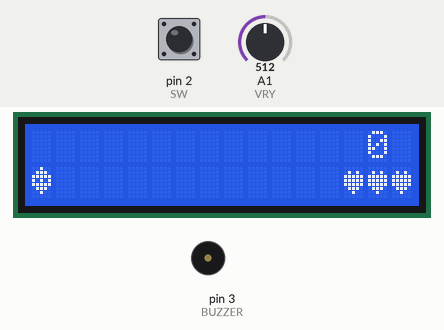
Recording of a sketch running on a simulated Arduino Uno, built with avr-gcc and run on an emulated ATmega328P. On the bench: 16×2 character LCD, buzzer (waves = sounding). The inputs (shaded band) are chosen by the test bench; at power-on: A1 (VRY) = 512, pin 2 (SW) HIGH. Random numbers use the default seed unless the sketch sets one.

Above: at 2.4 s.
At 3.5 s:
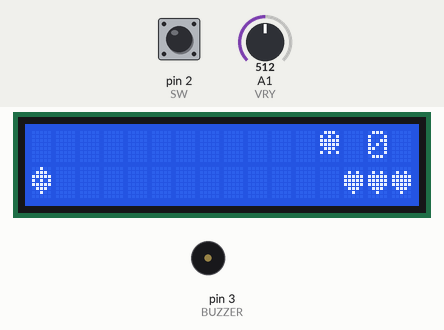
3.6 s: A1 (VRY) set to 361
5.3 s: A1 (VRY) set to 341
At 5.8 s:
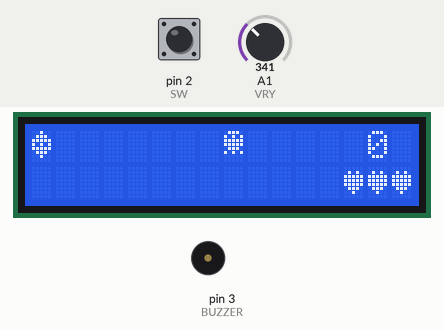
8.3 s: pin 2 (SW) pulled LOW for 0.15 s
At 9.7 s:
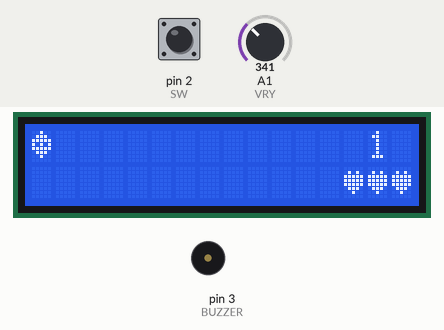
9.9 s: pin 2 (SW) pulled LOW for 1 s
At 11.9 s:
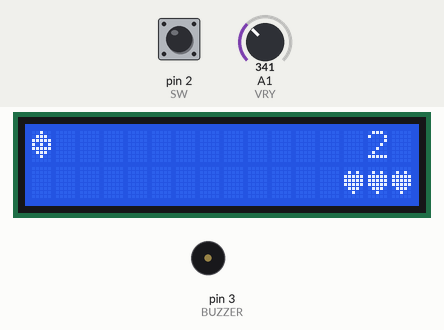
12.4 s: A1 (VRY) set to 691
14.2 s: A1 (VRY) set to 710
At 28.3 s:
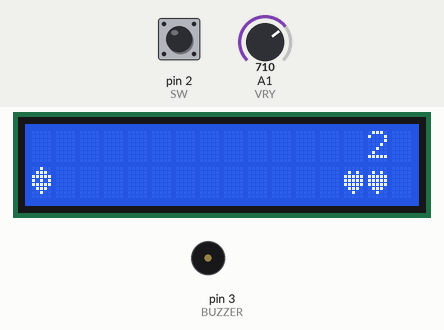
Timing chart, 0 to 28.8 s (numbered marks = the images above; inputs shaded):
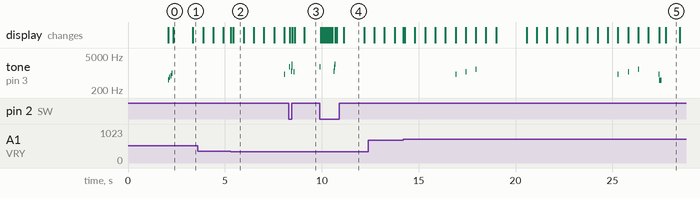

Measured:
- the behaviour switches between 350 and 349 on A1 (VRY) (found by bisection; images 1 and 2)
- the behaviour switches between 700 and 701 on A1 (VRY) (found by bisection; images 4 and 5)
- after the input at 9.9 s, tone on pin 3 (BUZZER): plays 1800 Hz for 0.04 s, 1200 Hz for 0.02 s, 1700 Hz for 0.02 s, 2300 Hz for 0.03 s, starting at once
- what the display in image 0 shows lasts 1.0 s, from 2.3 s to 3.3 s
- what the display in image 2 shows lasts 0.6 s, from 5.4 s to 6.0 s
- what the display in image 5 shows lasts 0.8 s, from 27.7 s to 28.5 s

The sketch:

SpaceShooter_V1.0.ino
```cpp
#include <LiquidCrystal.h>
#include <EEPROM.h>

LiquidCrystal lcd(7,8,9,10,11,12);

// ---------------- PINS ----------------
const int VRY = A1;
const int SW  = 2;
const int BUZZER = 3;

// ---------------- CONSTANTS ----------------
const byte PLAYER_COL = 0;
const byte MAX_COL = 15;

// ---------------- PLAYER ----------------
byte playerRow = 1;

// ---------------- ENEMY ----------------
byte enemyRow = 0;
int enemyCol = 15;

byte enemyType = 0;      // 0=Scout 1=Fast 2=Tank
byte enemyHealth = 1;

const int bossSpeed = 700;
unsigned long bossTimer = 0;

// ---------------- BULLET ----------------
bool bulletActive = false;
byte bulletRow = 0;
int bulletCol = 1;

// ---------------- GAME ----------------
int score = 0;
int highScore = 0;
byte lives = 3;

bool gameOver = false;
bool explosion = false;

bool invincible = false;
unsigned long invincibleTimer = 0;
const int INVINCIBLE_TIME = 1000;

// ---------------- BOSS ----------------
bool bossActive = false;
byte bossHealth = 7;
int bossCol = 15;
const byte BOSS_MAX_HEALTH = 7;
int nextBossScore = 25;

// ---------------- SPEED ----------------
int enemySpeed = 500;
const int bulletSpeed = 70;

// ---------------- TIMERS ----------------
unsigned long enemyTimer = 0;
unsigned long bulletTimer = 0;
unsigned long explosionTimer = 0;

// ---------------- SCREEN BUFFER ----------------
char screenBuffer[2][16];
char previousBuffer[2][16];

// ---------------- CUSTOM CHARACTERS ----------------

// Ship
byte ship[8]={
B00100,
B01110,
B11111,
B10101,
B11111,
B01110,
B00100,
B00000
};

// Alien
byte alien[8]={
B01110,
B10101,
B11111,
B11111,
B01110,
B10101,
B00000,
B00000
};

// Heart
byte heart[8]={
B00000,
B01010,
B11111,
B11111,
B11111,
B01110,
B00100,
B00000
};

// Explosion
byte boom[8]={
B00100,
B10101,
B01110,
B11111,
B01110,
B10101,
B00100,
B00000
};

byte fastAlien[8] = {
B00100,
B01110,
B11111,
B10101,
B11111,
B00100,
B01010,
B00000
};

byte tankAlien[8] = {
B11111,
B11111,
B10101,
B11111,
B11111,
B10101,
B11111,
B00000
};

byte damagedTank[8] = {
B11111,
B11011,
B10001,
B11111,
B10101,
B11011,
B11111,
B00000
};

void splashScreen(){

lcd.clear();

lcd.setCursor(1,0);
lcd.print("SPACE SHOOTER");

lcd.setCursor(4,1);
lcd.print("by Dhruv");

delay(2000);

lcd.clear();
}

void resetGame(){

score=0;
lives=3;
enemySpeed=500;

playerRow=1;

bulletActive=false;

gameOver=false;

explosion=false;

enemyCol=15;
enemyRow=random(0,2);

}

void spawnEnemy() {

  if (!bossActive && score >= nextBossScore) {
    bossActive = true;
    bossHealth = 7;
    bossCol = 15;

    nextBossScore += 25;
}

  enemyCol = 15;

  // 60% chance to spawn in the player's lane
  if (random(100) < 60)
    enemyRow = playerRow;
  else
    enemyRow = random(0, 2);

  int r = random(100);

  if (r < 60) {

    enemyType = 0;
    enemyHealth = 1;

  }
  else if (r < 90) {

    enemyType = 1;
    enemyHealth = 1;

  }
  else {

    enemyType = 2;
    enemyHealth = 2;

  }

}
void readJoystick(){

int y=analogRead(VRY);

if(y<350)
playerRow=0;

if(y>700)
playerRow=1;

}

void fireBullet(){

static bool previous=HIGH;

bool current=digitalRead(SW);

if(previous==HIGH && current==LOW && !bulletActive){

bulletActive=true;
bulletRow=playerRow;
bulletCol=1;

fireSound();

}

previous=current;

}

void setup(){

lcd.begin(16,2);

clearBuffer();
for(int r=0;r<2;r++)
  for(int c=0;c<16;c++)
    previousBuffer[r][c]='?';

lcd.createChar(0,ship);
lcd.createChar(1,alien);
lcd.createChar(2,heart);
lcd.createChar(3,boom);
lcd.createChar(4, fastAlien);
lcd.createChar(5, tankAlien);
lcd.createChar(6, damagedTank);

pinMode(SW,INPUT_PULLUP);
pinMode(BUZZER,OUTPUT);

randomSeed(analogRead(A5));

EEPROM.get(0,highScore);

if(highScore<0 || highScore>999)
highScore=0;

splashScreen();
startSound();
resetGame();

}

void fireSound() {
  tone(BUZZER, 1800, 30);
  delay(15);
  tone(BUZZER,1800,20);
}

void hitSound() {

  tone(BUZZER, 1200, 20);
  delay(20);

  tone(BUZZER, 1700, 20);
  delay(20);

  tone(BUZZER, 2300, 30);
}

void damageSound() {

  tone(BUZZER, 900, 40);
  delay(45);

  tone(BUZZER, 500, 120);
}

void gameOverSound() {

  for (int f = 1000; f >= 200; f -= 40) {
    tone(BUZZER, f, 15);
    delay(15);
  }
}

void startSound() {

  int notes[] = {523, 659, 784, 988};

  for (byte i = 0; i < 4; i++) {
    tone(BUZZER, notes[i], 50);
    delay(60);
  }
}

void moveBullet() {

  if (!bulletActive) return;

  if(bossActive && bulletCol==bossCol){
    bulletActive=false;
    bossHealth--;
    hitSound();
    if(bossHealth==0){
      bossActive=false;
      explosion=true;
      explosionTimer=millis();
      enemyRow=0; enemyCol=bossCol;
      score+=5;
      spawnEnemy();
    }
    return;
  }

  if (millis() - bulletTimer >= bulletSpeed) {

    bulletTimer = millis();

    bulletCol++;

    if (bulletCol > MAX_COL) {
      bulletActive = false;
    }
  }
}

void moveEnemy(){

  if(bossActive){
    if(millis()-enemyTimer<700) return;
    enemyTimer=millis();
    bossCol--;
    tone(BUZZER,500,40);
    if(bossCol<0){
      bossActive=false;
      if(!invincible){
        lives--;
        damageSound();
        invincible=true;
        invincibleTimer=millis();
        if(lives==0){ gameOver=true; return; }
      }
      spawnEnemy();
    }
    return;
  }

  int speed = enemySpeed;

  if(enemyType == 1)
      speed = enemySpeed * 0.7;

  if(millis() - enemyTimer < speed)
      return;

  enemyTimer = millis();

  enemyCol--;

    if(enemyCol == 3) tone(BUZZER,900,30);
    else if(enemyCol == 2) tone(BUZZER,1100,30);
    else if(enemyCol == 1) tone(BUZZER,1400,40);

  if(enemyCol < 0){

      if(!invincible && enemyRow == playerRow){

          lives--;
          damageSound();
          invincible = true;
          invincibleTimer = millis();

          if(lives == 0){

              gameOver = true;
              return;
          }

      }

      spawnEnemy();
  }

}

void checkCollision() {

  if (!bulletActive) return;

  if(bossActive && bulletCol==bossCol){
    bulletActive=false;
    bossHealth--;
    hitSound();
    if(bossHealth==0){
      bossActive=false;
      explosion=true;
      explosionTimer=millis();
      enemyRow=0; enemyCol=bossCol;
      score+=5;
      spawnEnemy();
    }
    return;
  }

  if(bulletActive &&
   bulletRow == enemyRow &&
   bulletCol == enemyCol){

    bulletActive = false;

    enemyHealth--;

    if(enemyHealth <= 0){

        explosion = true;
        explosionTimer = millis();

        switch(enemyType){

            case 0:
                score += 1;
                break;

            case 1:
                score += 2;
                break;

            case 2:
                score += 3;
                break;
        }

        hitSound();

        if(score % 5 == 0 && enemySpeed > 150)
            enemySpeed -= 25;
    }
}
}

void updateExplosion() {

  if (!explosion)
    return;

  if (millis() - explosionTimer > 120) {

    explosion = false;

    spawnEnemy();
  }
}


void clearBuffer() {
  for (int r = 0; r < 2; r++)
    for (int c = 0; c < 16; c++)
      screenBuffer[r][c] = ' ';
}

void renderBuffer() {
  for (int r = 0; r < 2; r++) {
    for (int c = 0; c < 16; c++) {
      if (screenBuffer[r][c] != previousBuffer[r][c]) {
        lcd.setCursor(c, r);
        char ch = screenBuffer[r][c];
        if ((unsigned char)ch <= 7)
          lcd.write((byte)ch);
        else
          lcd.print(ch);
        previousBuffer[r][c] = screenBuffer[r][c];
      }
    }
  }
}

void drawHUD() {

  lcd.setCursor(13,0);

  if(score<10)
    lcd.print(" ");

  lcd.print(score);

  lcd.setCursor(13,1);

  for(int i=0;i<lives;i++)
    lcd.write(byte(2));

  for(int i=lives;i<3;i++)
    lcd.print(" ");
}

void drawGame() {

  clearBuffer();

  screenBuffer[playerRow][PLAYER_COL] = 0;

  if (bulletActive && bulletCol >= 0 && bulletCol < 16)
    screenBuffer[bulletRow][bulletCol] = '-';

  if(bossActive && bossCol>=0 && bossCol<16){
    screenBuffer[0][bossCol]=5;
    screenBuffer[1][bossCol]=5;
  }
  else if (enemyCol >= 0 && enemyCol < 16) {
    if (explosion) {
      screenBuffer[enemyRow][enemyCol] = 3;
    } else {
      switch (enemyType) {
        case 0:
          screenBuffer[enemyRow][enemyCol] = 1;
          break;
        case 1:
          screenBuffer[enemyRow][enemyCol] = 4;
          break;
        case 2:
          screenBuffer[enemyRow][enemyCol] = (enemyHealth == 2) ? 5 : 6;
          break;
      }
    }
  }

  renderBuffer();
  drawHUD();
}

void updateGame(){

    if (invincible && millis() - invincibleTimer >= INVINCIBLE_TIME) {
        invincible = false;
    }


  readJoystick();

  fireBullet();

  moveBullet();

  moveEnemy();

  checkCollision();

  updateExplosion();

}

void saveHighScore() {

  if (score > highScore) {

    highScore = score;
    EEPROM.put(0, highScore);
  }
}

void showGameOver() {

  saveHighScore();

  lcd.clear();

  lcd.setCursor(3,0);
  lcd.print("GAME OVER");

  lcd.setCursor(0,1);
  lcd.print("S:");
  lcd.print(score);

  lcd.print(" H:");
  lcd.print(highScore);

  gameOverSound();

  delay(2500);

  lcd.clear();

  lcd.setCursor(0,0);
  lcd.print("Press Button");

  lcd.setCursor(2,1);
  lcd.print("to Restart");

  while(digitalRead(SW)==HIGH);

  delay(300);

  resetGame();
}

void loop() {

  if(gameOver){

    showGameOver();
  }

  updateGame();

  drawGame();

  delay(25);

}
```
